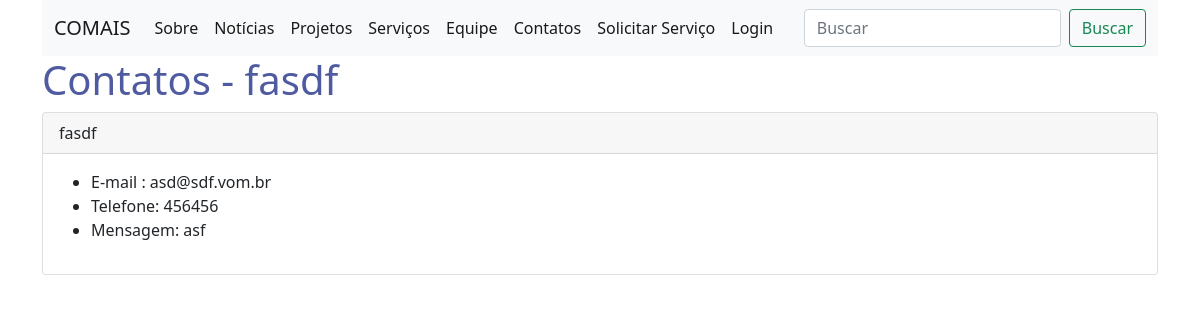
Screenshot of /contatos/6 with the database file from the repository.
### website/models.py (models this page shows, shortened)
class Contato(models.Model):
    nome = models.CharField('Nome',max_length=100)
    email = models.EmailField('Email',max_length=100)
    telefone = models.CharField('Telefone',max_length=100)
    cidade = models.CharField('Cidade',max_length=100)
    mensagem = models.TextField('Mensagem')
    status = models.IntegerField('Status',default=0)

### website/views.py (the view)
# urls.py: path('contatos/<id_contato>', views.show_contatos, name='show-contatos'),
def show_contatos(request,id_contato):
    contato = Contato.objects.get(id=id_contato)
    return render(request,'show_contato.html', {'contato':contato})

### website/templates/show_contato.html (shortened to what this page needs)
{% extends 'base.html'%}
{% block content %}
    <h1>Contatos - {{contato.nome}} </h1>
    <div class="card">
        <div class="card-header">
            {{contato.nome}}
        </div>
        <div class="card-body">
                <ul>
                        <li>E-mail : {{contato.email}}</li>
                        <li>Telefone: {{contato.telefone}} </li>
                        <li>Mensagem: {{contato.mensagem}} </li>
                    </ul>
            </div>
        </div>
{% endblock  %}

### website/static/website/style.css (style rules this page uses)
h1 { color: rgb(79, 91, 160); font-size: 2em; font-weight: normal; margin: 0 0 0.6em 0; }

### rows the page displays
Contato: nome "fasdf", email "asd@sdf.vom.br", telefone "456456", mensagem "asf"
